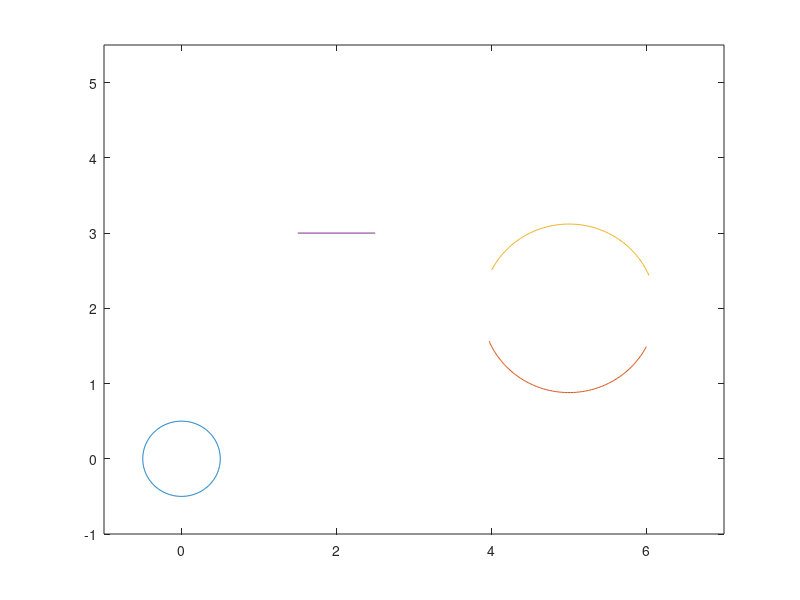
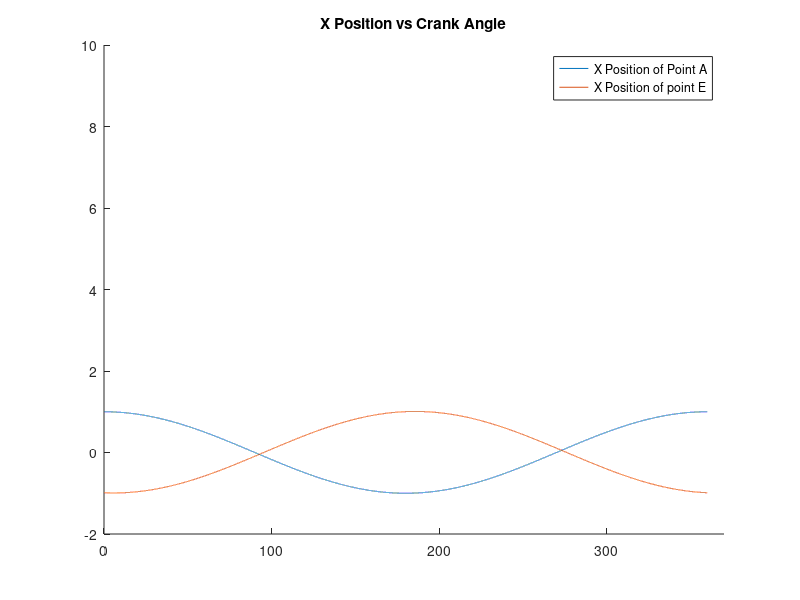
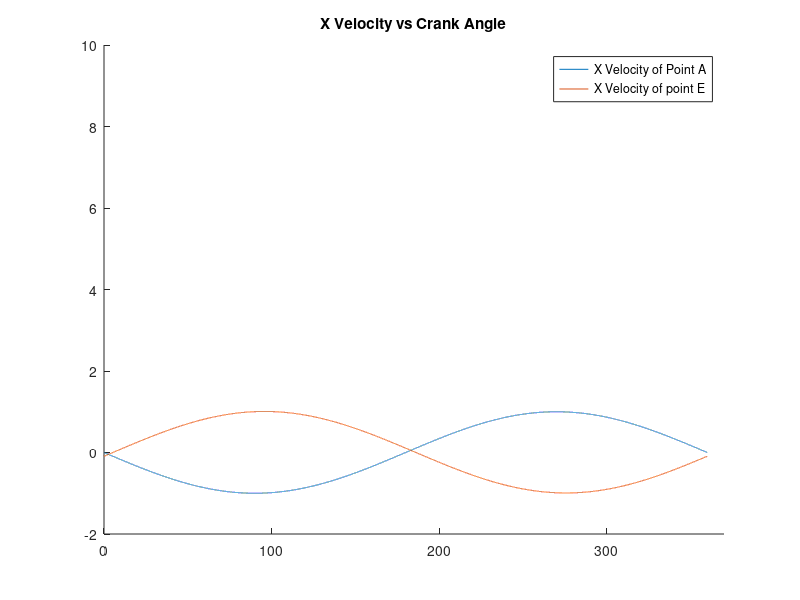
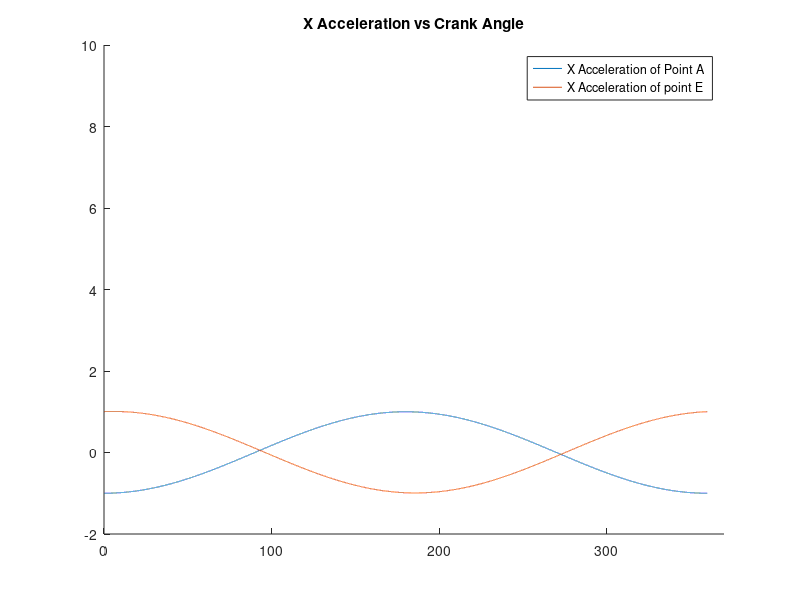

MATLAB code for these plots, in order:
clear all
close all

%%
% Position Equations %


% Constants - Guessed

r_AB = 5.160;
r_CD = 1.12;
r_BC = 1.12;
r_DE = 2.95;

% Defined
r_EF = 1;
r_OA = 0.5;
r_FO = 3;
x_c  = 5;
y_c  = 2;

% Position Equations for each Point

i=1;
for theta = 0:360
    xA(i) = r_OA*cosd(theta);
    yA(i) = r_OA*sind(theta);
    i = i+1;
end

i=1;
for theta_1 = 203:1:333
    xB(i) = 5 + r_BC*cosd(theta_1);
    yB(i) = 2 + r_BC*sind(theta_1);
    i = i+1;
end

i=1;
for theta_2 = 203:1:333
    xD(i) = 5 - r_CD*cosd(theta_2);
    yD(i) = 2 - r_CD*sind(theta_2);
    i = i+1;
end

i=1;
for d = 0:1
    xE(i) = 1.5 + d;
    yE(i) = 3;
    i = i+1;
end

figure(1)
plot(xA,yA,xB,yB,xD,yD,xE,yE)
xlim([-1,7])
ylim([-1,5.5])




%% Graph 2

i = 1;
for theta = 0:.01:360
    xA(i) = cosd(theta);
    xE1(i) = .0074+cosd(theta-185.7);
    i = i+1;
end

figure
hold on
theta = linspace(0,360,36001);
plot(theta,xA,theta,xE1)
ylim([-2,10])
xlim([0,370])
title('X Position vs Crank Angle')
legend('X Position of Point A', 'X Position of point E')
hold off 


%% Graph 3

i = 1;
for theta = 0:.01:360
    xA(i) = -sind(theta);
    xE2(i) = .0074-sind(theta-185.7);
    i = i+1;
end

figure
hold on
theta = linspace(0,360,36001);
plot(theta,xA,theta,xE2)
ylim([-2,10])
xlim([0,370])
title('X Velocity vs Crank Angle')
legend('X Velocity of Point A', 'X Velocity of point E')
hold off 

%% Graph 4

i = 1;
for theta = 0:.01:360
    xA3(i) = -cosd(theta);
    xE3(i) = .0074-cosd(theta-185.7);
    aOA(i) = sqrt((0.25*cosd(theta))^2 + (0.25*sind(theta))^2);
    
    i = i+1;
end


figure
hold on
theta = linspace(0,360,36001);
plot(theta,xA3,theta,xE3)
ylim([-2,10])
xlim([0,370])
title('X Acceleration vs Crank Angle')
legend('X Acceleration of Point A', 'X Acceleration of point E')
hold off 

%%






















% syms theta thetaa thetab phi
% Loop_1x = r_OA*cos(theta) + r_AB*cos(thetaa) + r_BC*cos(thetab) - x_c == 0;
% Loop_1y = r_OA*sin(theta) + r_AB*sin(thetaa) + r_BC*sin(thetab) - y_c == 0;
% Loop_2x = r_CD*sin(thetab) + r_DE*cos(pi + phi) - r_EF +x_c == 0;
% Loop_2y = r_CD*cos(thetab) + r_DE*sin(pi + phi) - r_FO + y_c == 0;
% 
% Solution = solve([Loop_1x,Loop_1y,Loop_2x,Loop_2y],[theta,thetaa,thetab,phi]);
% ThetaSol = Solution.theta
% ThetaaSol = Solution.thetaa
% ThetabSol = Solution.thetab
% PhiSol = Solution.phi
















